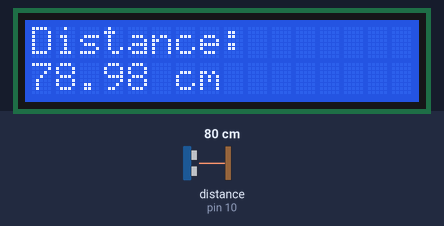
Simulated run of this sketch. Board: Arduino Uno, built with avr-gcc and run on an emulated ATmega328P. Parts: 16×2 character LCD. Wiring (inferred from the names in the program): ultrasonic range finder: trigger pin 9; echo pin 10. The inputs (shaded band) are chosen by the test bench; at power-on: distance to the obstacle (sensor on pin 10) 80 cm. The echo pulse lasts 58.3 µs per cm.

Above: at 1.2 s.
1.3 s: distance to the obstacle (sensor on pin 10) set to 299 cm
At 3.1 s:
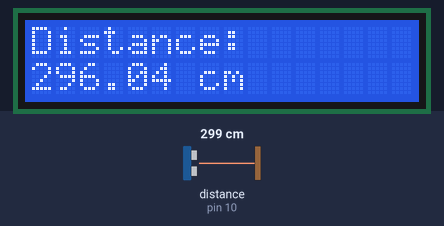
3.6 s: distance to the obstacle (sensor on pin 10) set to 2 cm
At 5.4 s:
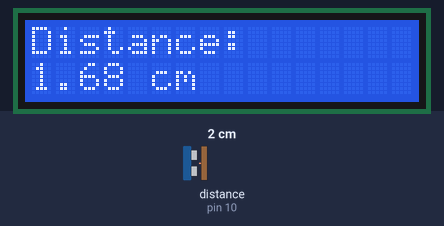
5.6 s: distance to the obstacle (sensor on pin 10) set to 4 cm
At 7.0 s:
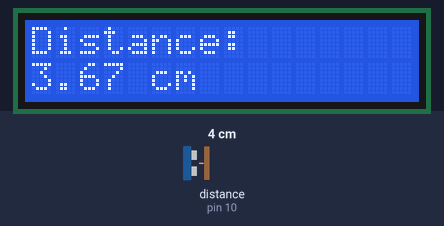
Timing chart, 0 to 8.6 s (numbered marks = the images above; inputs shaded):
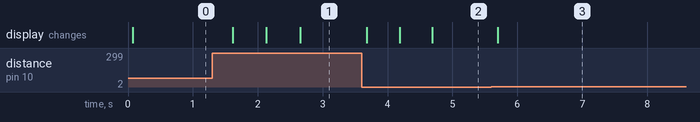

Measured:
- after the input at 1.3 s, the display: changes after 0.31 s (image 1)
- after the input at 3.6 s, the display: changes after 0.08 s (image 2)
- after the input at 5.6 s, the display: changes after 0.10 s (image 3)

The sketch:

distance_sensor1.ino
```cpp
#include <LiquidCrystal.h>

// Initialize the library with the numbers of the interface pins
LiquidCrystal lcd(12, 11, 5, 4, 3, 2);

// Define the pin numbers for the Ultrasonic Sensor
const int trigPin = 9;
const int echoPin = 10;

void setup() {
  // Set up the LCD's number of columns and rows:
  lcd.begin(16, 2);
  // Print a message to the LCD.
  lcd.print("Distance:");

  // Initialize the ultrasonic sensor pins
  pinMode(trigPin, OUTPUT);
  pinMode(echoPin, INPUT);
}

void loop() {
  // Clear the trigPin
  digitalWrite(trigPin, LOW);
  delayMicroseconds(2);

  // Set the trigPin on HIGH state for 10 microseconds
  digitalWrite(trigPin, HIGH);
  delayMicroseconds(10);
  digitalWrite(trigPin, LOW);

  // Read the echoPin, returns the sound wave travel time in microseconds
  long duration = pulseIn(echoPin, HIGH);

  // Calculate the distance
  float distance = duration * 0.034 / 2;

  // Set cursor to the second line
  lcd.setCursor(0, 1);
  lcd.print("                "); // Clear the second line
  lcd.setCursor(0, 1);
  lcd.print(distance);
  lcd.print(" cm");

  // Delay before the next reading
  delay(500);
}
```
